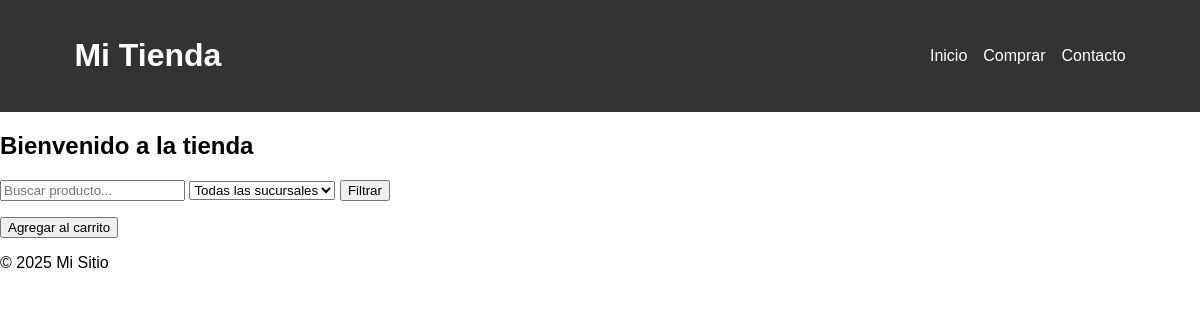
Page /comprar/ on the earlier database version.
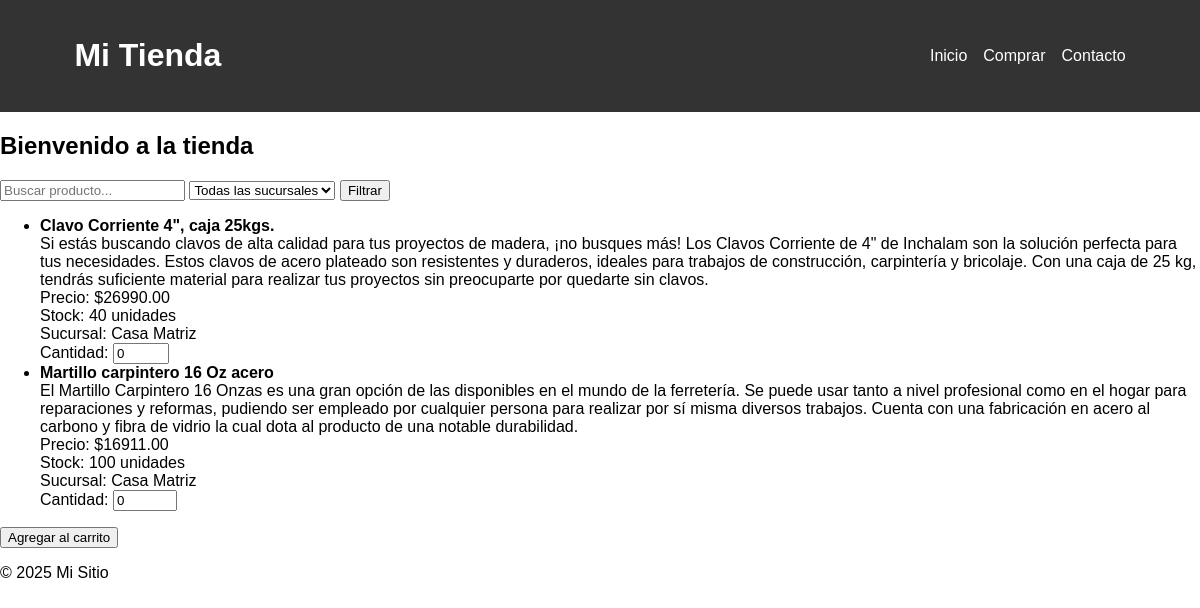
Same page on the later database version.
### tienda/models.py (models this page shows, shortened)
class Producto(models.Model):
    sucursal = models.ForeignKey(Sucursal, on_delete=models.CASCADE)
    nombre = models.CharField(max_length=100)
    descripcion = models.TextField()
    precio = models.DecimalField(max_digits=10, decimal_places=2)
    stock = models.PositiveIntegerField()

class Sucursal(models.Model):
    nombre = models.CharField(max_length=100)
    direccion = models.TextField()
    es_casa_matriz = models.BooleanField(default=False)

### tienda/views.py (the view)
# urls.py: path('comprar/', views.comprar, name="comprar"),
def comprar(request):
    nombre = request.GET.get('nombre', '')
    sucursal_id = request.GET.get('sucursal', '')
    productos = Producto.objects.all()
    if nombre:
        productos = productos.filter(nombre__icontains=nombre)
    if sucursal_id:
        productos = productos.filter(sucursal_id=sucursal_id)
    sucursales = Sucursal.objects.all()
    return render(request, 'comprar.html', {
        'productos': productos,
        'sucursales': sucursales,
        'nombre': nombre,
        'sucursal_id': sucursal_id
    })

### tienda/templates/comprar.html (shortened to what this page needs)
{% extends 'base.html' %}
{% block content %}
<h2>Bienvenido a la tienda</h2>
<form method="get">
    <input type="text" name="nombre" placeholder="Buscar producto..." value="{{ nombre }}">
    <select name="sucursal">
        <option value="">Todas las sucursales</option>
    </select>
    <button type="submit">Filtrar</button>
</form>
<form method="post" action="{% url 'agregar_al_carrito' 0 %}">
    <ul>
        {% for producto in productos %}
            <li>
                <strong>{{ producto.nombre }}</strong><br>
                {{ producto.descripcion }}<br>
                Precio: ${{ producto.precio }}<br>
                Stock: {{ producto.stock }} unidades<br>
                Sucursal: {{ producto.sucursal.nombre }}<br>
                Cantidad:
                <input type="number" name="cantidad_{{ producto.id }}" value="0" min="0" max="{{ producto.stock }}">
            </li>
        {% endfor %}
    </ul>
    <button type="submit">Agregar al carrito</button>
</form>
{% endblock %}

Differences in the rows shown:
added Producto: nombre "Clavo Corriente 4\", caja 25kgs.", descripcion "Si estás buscando clavos de alta calidad para tus proyectos de madera, ¡no busques más! Los Clavos Corriente de 4\" de Inchalam son la solución perfecta para tus necesidades. Estos clavos de acero plateado son resistentes y duraderos, ideales para trabajos de construcción, carpintería y bricolaje. Con una caja de 25 kg, tendrás suficiente material para realizar tus proyectos sin preocuparte por quedarte sin clavos.", precio "26990.00", stock "40", sucursal.nombre "Casa Matriz"
added Producto: nombre "Martillo carpintero 16 Oz acero", descripcion "El Martillo Carpintero 16 Onzas es una gran opción de las disponibles en el mundo de la ferretería. Se puede usar tanto a nivel profesional como en el hogar para reparaciones y reformas, pudiendo ser empleado por cualquier persona para realizar por sí misma diversos trabajos. Cuenta con una fabricación en acero al carbono y fibra de vidrio la cual dota al producto de una notable durabilidad.", precio "16911.00", stock "100", sucursal.nombre "Casa Matriz"
